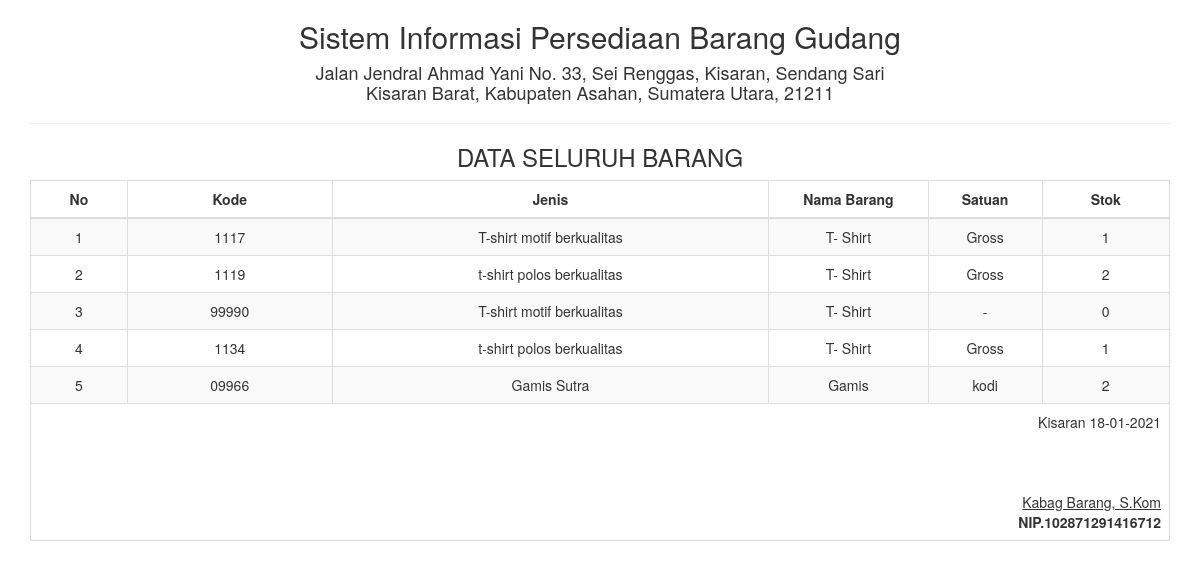
The app's page /report/barang_semua.php with its own data.
### tables this page shows
CREATE TABLE `barang` (
  `id` int(5) NOT NULL,
  `jenis` varchar(25) NOT NULL,
  `nama_barang` varchar(100) NOT NULL,
  `kode` varchar(50) NOT NULL,
  `satuan` varchar(30) NOT NULL,
  `stok` varchar(25) NOT NULL
);

### report/barang_semua.php (the view, shortened to what this page needs)
<!DOCTYPE html>
<html>
    <head>
        <link href="../Assets/css/bootstrap.min.css" rel="stylesheet" type="text/css"/>
    </head>
    <body onload="print()">
        <?php
        include '../config/koneksi.php';
        ?>
        <div class="container">
            <div class='row'>
                <div class="col-sm-12">
                    <div class="text-center">
                        <h2>Sistem Informasi Persediaan Barang Gudang </h2>
                        <h4>Jalan Jendral Ahmad Yani No. 33, Sei Renggas, Kisaran, Sendang Sari <br> Kisaran Barat, Kabupaten Asahan, Sumatera Utara, 21211</h4>
                        <hr>
                        <h3>DATA SELURUH BARANG</h3>
                        <table class="table table-bordered table-striped table-hover">
                        <tbody>
                                <thead>
								<tr>
									<th><center>No</center></th><th width="18%"><center>Kode</center></th><th><center>Jenis</center></th><th width="14%"><center>Nama Barang</center></th><th width="10%"><center>Satuan</center></th><th><center>Stok</center></th>
								</tr>
								</thead>
							<tbody>
                            <?php
                            $sql = "SELECT * FROM barang";
                            $query = mysqli_query($koneksi, $sql) or die("SQL Anda Salah");
                            $nomor = 0;
                            while ($data = mysqli_fetch_array($query)) {
                                $nomor++;
                                ?>
                                <tr>
                                    <td><?= $nomor ?></td>
									<td><?= $data['kode'] ?></td>
                                    <td><?= $data['jenis'] ?></td>
                                    <td><?= $data['nama_barang'] ?></td>
									<td><?= $data['satuan'] ?></td>
									<td><?= $data['stok'] ?></td>
                                </tr>
                            <?php } ?>
							</tbody>
                        </tbody>
                            <tfoot>
                                <tr>
                                    <td colspan="8" class="text-right">
                                        Kisaran  <?= date("d-m-Y") ?>
                                        <br><br><br><br>
                                        <u>Kabag Barang, S.Kom<strong></u><br>
                                        NIP.102871291416712
									</td>
								</tr>
							</tfoot>
                        </table>
                    </div>
                </div>
            </div>
    </body>
</html>

### records on screen
barang: kode "1117", jenis "T-shirt motif berkualitas", nama_barang "T- Shirt", satuan "Gross", stok "1"
barang: kode "1119", jenis "t-shirt polos berkualitas", nama_barang "T- Shirt", satuan "Gross", stok "2"
barang: kode "99990", jenis "T-shirt motif berkualitas", nama_barang "T- Shirt", satuan "-", stok "0"
barang: kode "1134", jenis "t-shirt polos berkualitas", nama_barang "T- Shirt", satuan "Gross", stok "1"
barang: kode "09966", jenis "Gamis Sutra", nama_barang "Gamis", satuan "kodi", stok "2"
